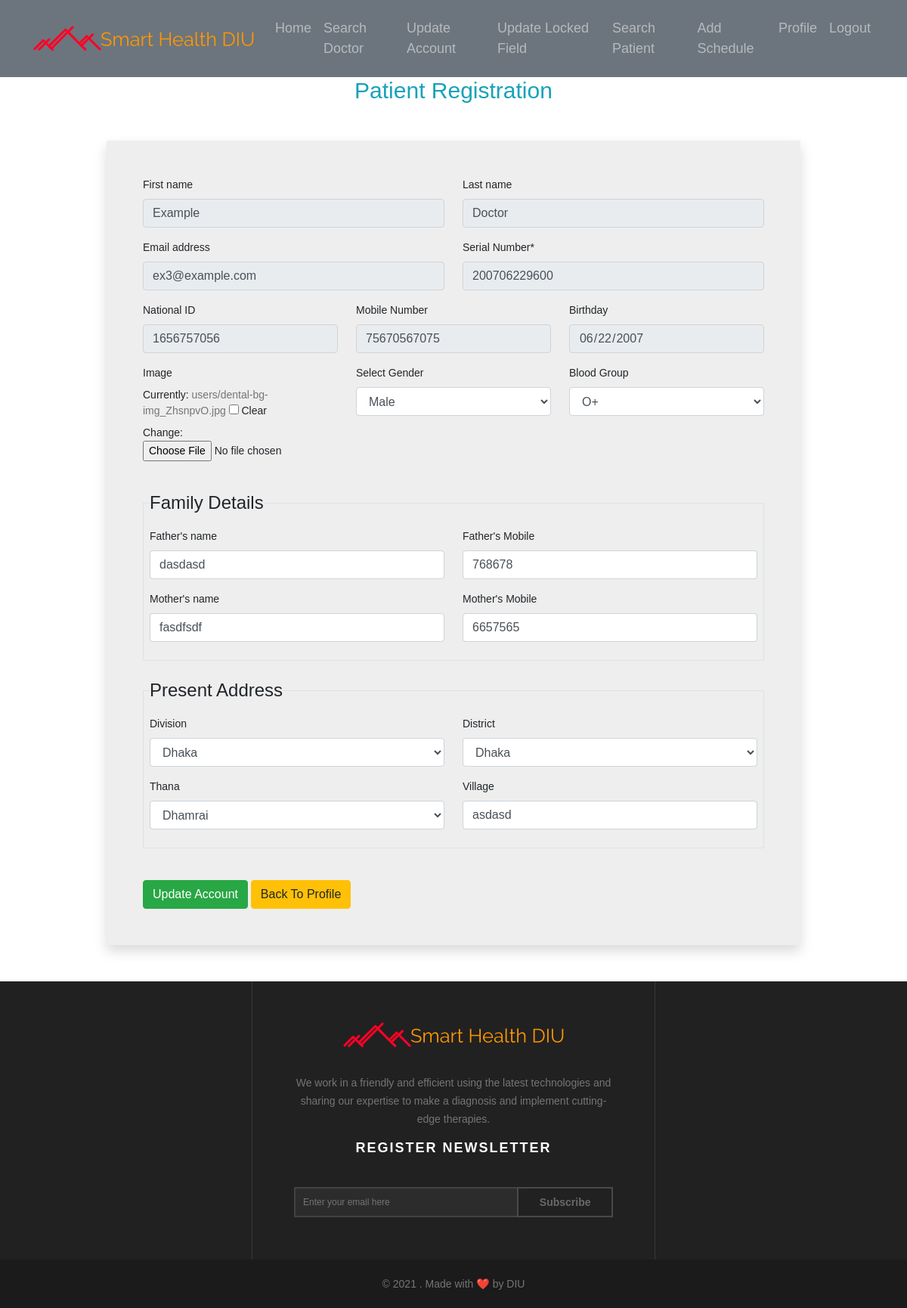
Screenshot of /user/2/update/ (signed in) with the database file from the repository.
### users/models.py (models this page shows, shortened)
class User(AbstractUser):
    USER_TYPE_CHOICES = (
        (1, 'admin'),
        (2, 'doctor'),
        (3, 'patients'),
        (4, 'doctor admin'),
        (5, 'patient admin'),
    )
    VERIFY_STATUS = (
        ('yes', 'yes'),
        ('no', 'no')
    )
    GENDER_CHOICES = (
        ('Male', 'Male'),
        ('Female', 'Female'),
    )
    BG_CHOICES = (
        ('O+', 'O+'),
        ('O-', 'O-'),
        ('A+', 'A+'),
        ('A-', 'A-'),
        ('B+', 'B+'),
        ('B-', 'B-'),
        ('AB+', 'AB+'),
        ('AB-', 'AB-'),
    )
    DESIGNATION_CHOICES = (
        ('Professor', 'Professor'),
	    ('Associate Professor', 'Associate Professor'),
	    ('Assistant Professor', 'Assistant Professor'),
        ('Consultant', 'Consultant'),
	    ('Registras', 'Registras'),
	    ('Assistant Registras', 'Assistant Registras'),
	    ('IMO', 'IMO'),
        ('EMO', 'EMO'),
        ('RMO', 'RMO'),
        ('HMO', 'HMO'),
        ('Other', 'Other')
    )
    username = None
    sn = models.CharField(verbose_name='Serial Number', max_length=12, unique=True, error_messages={'required': 'Your Name is Required'})
    pm_division = models.ForeignKey(Division, verbose_name='Division', related_name='pm_division', on_delete=models.DO_NOTHING, null=True, blank=True)
    pm_district = models.ForeignKey(District, verbose_name='District', related_name='pm_district', on_delete=models.DO_NOTHING, null=True, blank=True)
    pm_thana = models.ForeignKey(Thana, verbose_name='Thana', related_name='pm_thana', on_delete=models.DO_NOTHING, null=True, blank=True)
    ps_division = models.ForeignKey(Division, verbose_name='Division', related_name='ps_division', on_delete=models.DO_NOTHING, null=True, blank=True)
    ps_district = models.ForeignKey(District, verbose_name='District', related_name='ps_district', on_delete=models.DO_NOTHING, null=True, blank=True)
    ps_thana = models.ForeignKey(Thana, verbose_name='Thana', related_name='ps_thana', on_delete=models.DO_NOTHING, null=True, blank=True)
    pm_village = models.CharField(verbose_name='Village',max_length=50, null=True, blank=True)
    ps_village = models.CharField(verbose_name='Village',max_length=50, null=True, blank=True)
    pm_union = models.CharField(verbose_name='Union',max_length=50, null=True, blank=True)
    ps_union = models.CharField(verbose_name='Union',max_length=50, null=True, blank=True)
    pm_ward = models.CharField(verbose_name='Ward',max_length=50, null=True, blank=True)
    ps_ward = models.CharField(verbose_name='Ward',max_length=50, null=True, blank=True)
    birthday = models.DateField(null=True, blank=True)
    image = models.ImageField(default='default.jpg', upload_to='users', null=True, blank=True)
    verified = models.CharField(max_length=10, choices=VERIFY_STATUS, null=True, default='no')
    user_type = models.PositiveIntegerField(choices=USER_TYPE_CHOICES, default=3, blank=True, null=True)
    mobile = models.CharField(verbose_name='Mobile Number', max_length=11, blank=True)
    payment = models.CharField(verbose_name='Payment Number', max_length=11, null=True, blank=True)
    nid = models.CharField(verbose_name='National ID', max_length=10, unique=True, blank=True, null=True)
    bma = models.CharField(verbose_name='BMA Code', max_length=20, unique=True, blank=True, null=True)
    institute = models.CharField(verbose_name='Institute', max_length=100, blank=True, null=True)
    designation = models.CharField(verbose_name='Designation', max_length=50, choices=DESIGNATION_CHOICES, blank=True, null=True)
    specialist = models.ForeignKey(Speciality, verbose_name='Specialist', blank=True, null=True, on_delete=models.CASCADE)
    father_name = models.CharField(verbose_name='Father\'s name', max_length=25, null=True, blank=True)
    mother_name = models.CharField(verbose_name='Mother\'s name', max_length=25, null=True, blank=True)
    father_mobile = models.CharField(verbose_name='Father\'s Mobile', max_length=11, null=True, blank=True)
    mother_mobile = models.CharField(verbose_name='Mother\'s Mobile', max_length=11, null=True, blank=True)
    bg = models.CharField(verbose_name='Blood Group', max_length=11, choices=BG_CHOICES, null=True, blank=True)
    gender = models.CharField(verbose_name='Select Gender', max_length=11, choices=GENDER_CHOICES, null=True, blank=True)
    USERNAME_FIELD = 'sn'

### users/views.py (the view, shortened to what this page needs)
# urls.py: path('user/<int:pk>/update/', UserUpdateView.as_view(), name='user-update'),
class UserUpdateView(LoginRequiredMixin, UserPassesTestMixin, UpdateView):
    model = User
    form_class = UpdateForm
    template_name = 'users/user_update.html'
    def test_func(self):
        obj = self.get_object()
        if obj.id == self.request.user.id:
            return True

### users/models.py (called while the page is built)
    def __str__(self):
        return self.name

    def __str__(self):
        return self.name

    def __str__(self):
        return self.name

### users/templates/users/user_update.html (shortened to what this page needs)
{% extends 'users/dashboard/base.html' %}
{% load crispy_forms_tags %}
{% block content %}
    <h3 class="text-center text-info">Patient Registration</h3>
    <div class="row my-5">
        <form action="" method="POST" enctype="multipart/form-data" class="w-75 mx-auto shadow p-5" style="background-color: #eee;" id="regForm" data-districts-url="{% url 'ajax_load_districts' %}" data-thanas-url="{% url 'ajax_load_thanas' %}" novalidate>
            <div class="row">
                <div class="col-md-6">
                    {{ form.first_name|as_crispy_field }}
                </div>
                <div class="col-md-6">
                    {{ form.last_name|as_crispy_field }}
                </div>
            </div>
            <div class="row">
                <div class="col-md-6">
                    {{ form.email|as_crispy_field }}
                </div>
                <div class="col-md-6">
                    {{ form.sn|as_crispy_field }}
                </div>
            </div>
            <div class="row">
                <div class="col-md-4">
                    {{ form.nid|as_crispy_field }}
                </div>
                <div class="col-md-4">
                    {{ form.mobile|as_crispy_field }}
                </div>
                <div class="col-md-4">
                    {{ form.birthday|as_crispy_field }}
                </div>
            </div><div class="row">
                <div class="col-md-4">
                    {{ form.image|as_crispy_field }}
                </div>
                <div class="col-md-4">
                    {{ form.gender|as_crispy_field }}
                </div>
                <div class="col-md-4">
                    {{ form.bg|as_crispy_field }}
                </div>
            </div>
            <br>
            <fieldset class="border p-2">
                <legend class="w-auto">Family Details</legend>
                <div class="row">
                    <div class="col-md-6">
                        {{ form.father_name|as_crispy_field }}
                    </div>
                    <div class="col-md-6">
                        {{ form.father_mobile|as_crispy_field }}
                    </div>
                    <div class="col-md-6">
                        {{ form.mother_name|as_crispy_field }}
                    </div>
                    <div class="col-md-6">
                        {{ form.mother_mobile|as_crispy_field }}
                    </div>
                </div>
            </fieldset>
            <br>
            <fieldset class="border p-2">
                <legend class="w-auto">Present Address</legend>
                <div class="row">
                    <div class="col-md-6">
                        {{ form.ps_division|as_crispy_field }}
                    </div>
                    <div class="col-md-6">
                        {{ form.ps_district|as_crispy_field }}
                    </div>
                    <div class="col-md-6">
                        {{ form.ps_thana|as_crispy_field }}
                    </div>
                    <div class="col-md-6">
                        {{ form.ps_village|as_crispy_field }}
                    </div>
                </div>
            </fieldset>
            <br>
            <br>
            <button type="submit" class="btn btn-success">Update Account</button>
            <a href="{% url 'user-profile' request.user.id %}" class="btn btn-warning">Back To Profile</a>
        </form>
    </div>
    {% endblock content %}

### users/static/dc/css/style.css (style rules this page uses)
* { margin: 0px; padding: 0px; }
body { background: #FFF; height: 100%; width: 100%; font-weight: normal; margin: 0px; padding: 0px; height: 100%; min-height: 100%; position: relative; font-size: 14px; font-family: 'Raleway', sans-serif; }
h1, h2, h3, h4, h5, h6 { font-weight: normal; color: #333333; }
h3 { font-size: 30px; }
a { -webkit-transition: all 0.4s ease-in-out; -moz-transition: all 0.4s ease-in-out; -o-transition: all 0.4s ease-in-out; -ms-transition: all 0.4s ease-in-out; transition: all 0.4s ease-in-out; text-decoration: none !important; }
a { text-decoration: none; color: #757575; }

### rows the page displays
User: first_name "Example", last_name "Doctor", email "ex3@example.com", sn "200706229600", nid "1656757056", mobile "75670567075", birthday "06/22/2007", gender "Male", bg "O+", father_name "dasdasd", father_mobile "768678", mother_name "fasdfsdf", mother_mobile "6657565", ps_division "Dhaka", ps_district "Dhaka", ps_thana "Dhamrai", ps_village "asdasd"
